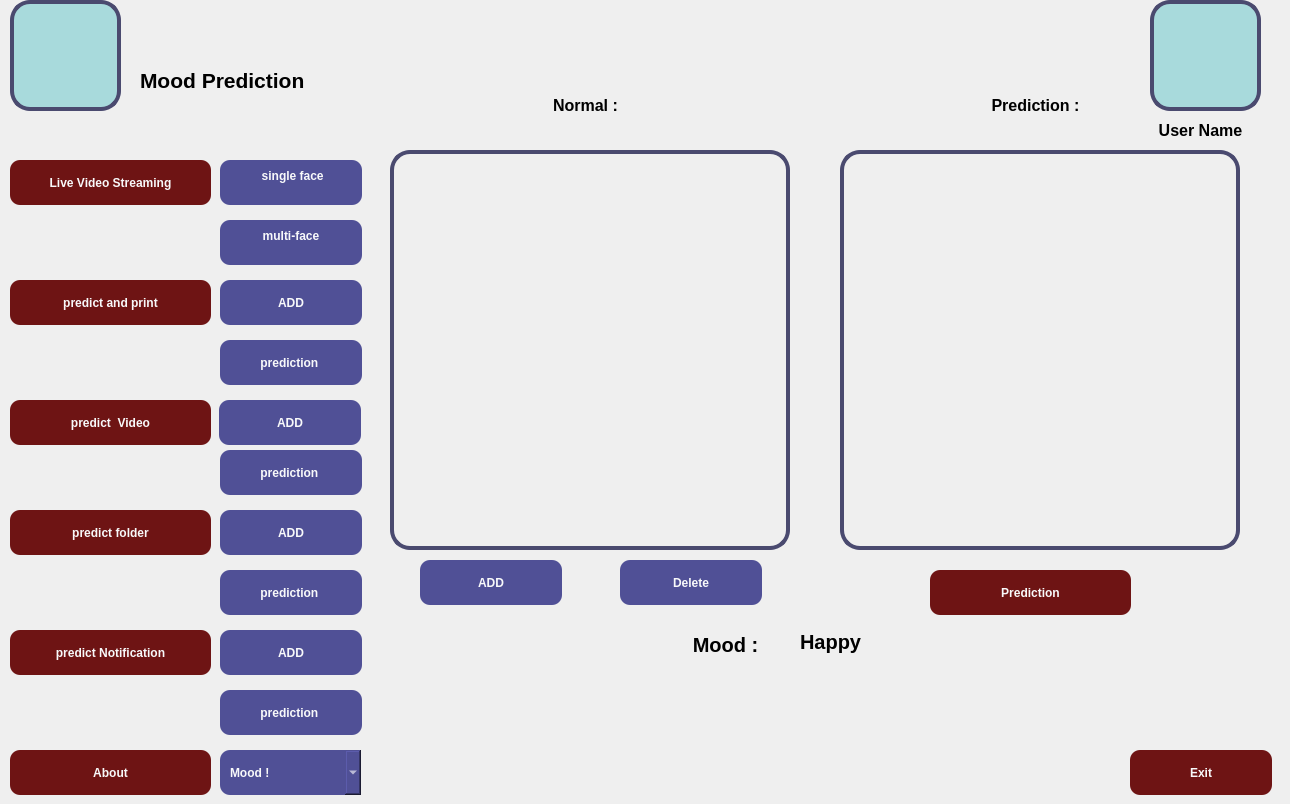
  <widget class="QWidget" name="centralwidget">
   <widget class="QPushButton" name="ExiteButton">
    <property name="geometry">
     <rect>
      <x>1130</x>
      <y>750</y>
      <width>142</width>
      <height>45</height>
     </rect>
    </property>
    <property name="styleSheet">
     <string notr="true">QPushButton {
 font: bold;
 font-size:12px;
 line-height:1.2;
  color: #f8f9fa;
 text-transform:uppercase;
  justify-content: center;
  align-items: center;
  padding: 0 20px;
  width: 100%;
  height: 50px;
  background-color: rgb(110, 20, 20);
  border-radius: 10px;
  box-shadow: 0 10px 30px 0px rgba(87, 184, 70, 0.5);
  transition: all 0.4s;
	
}

QPushButton:hover {
    background-color: rgb(74, 20, 20);
  box-shadow: 0 10px 30px 0px rgba(51, 51, 51, 0.5);
 
}

QPushButton:pressed {
    background-color: rgb(110, 20, 20);
}
</string>
    </property>
    <property name="text">
     <string>Exit</string>
    </property>
   </widget>
   <widget class="QLabel" name="label_2">
    <property name="geometry">
     <rect>
      <x>140</x>
      <y>50</y>
      <width>231</width>
      <height>61</height>
     </rect>
    </property>
    <property name="text">
     <string>&lt;html&gt;&lt;head/&gt;&lt;body&gt;&lt;p&gt;&lt;span style=&quot; font-size:16pt; font-weight:600;&quot;&gt;Mood Prediction &lt;/span&gt;&lt;/p&gt;&lt;/body&gt;&lt;/html&gt;</string>
    </property>
   </widget>
   <widget class="QLabel" name="label_Edit">
    <property name="geometry">
     <rect>
      <x>1120</x>
      <y>110</y>
      <width>161</width>
      <height>41</height>
     </rect>
    </property>
    <property name="font">
     <font>
      <pointsize>13</pointsize>
      <weight>75</weight>
      <bold>true</bold>
     </font>
    </property>
    <property name="layoutDirection">
     <enum>Qt::LeftToRight</enum>
    </property>
    <property name="text">
     <string>&lt;html&gt;&lt;head/&gt;&lt;body&gt;&lt;p align=&quot;center&quot;&gt;&lt;span style=&quot; font-size:12pt; font-weight:600;&quot;&gt;User Name&lt;/span&gt;&lt;/p&gt;&lt;/body&gt;&lt;/html&gt;</string>
    </property>
    <property name="alignment">
     <set>Qt::AlignCenter</set>
    </property>
   </widget>
   <widget class="QPushButton" name="pushButton_4">
    <property name="geometry">
     <rect>
      <x>420</x>
      <y>560</y>
      <width>142</width>
      <height>45</height>
     </rect>
    </property>
    <property name="styleSheet">
     <string notr="true">QPushButton {
 font: bold;
 font-size:12px;
 line-height:1.2;
  color: #f8f9fa;
 text-transform:uppercase;
  justify-content: center;
  align-items: center;
  padding: 0 20px;
  width: 100%;
  height: 50px;
  background-color: rgb(80, 80, 150);
  border-radius: 10px;
  box-shadow: 0 10px 30px 0px rgba(87, 184, 70, 0.5);
  transition: all 0.4s;
	
}

QPushButton:hover {
  background-color: rgb(74, 74, 125);
  box-shadow: 0 10px 30px 0px rgba(51, 51, 51, 0.5);
 
}

QPushButton:pressed {
   background-color: rgb(74, 74, 111);
}
</string>
    </property>
    <property name="text">
     <string>ADD</string>
    </property>
   </widget>
   <widget class="QPushButton" name="deletButton">
    <property name="geometry">
     <rect>
      <x>620</x>
      <y>560</y>
      <width>142</width>
      <height>45</height>
     </rect>
    </property>
    <property name="whatsThis">
     <string>&lt;html&gt;&lt;head/&gt;&lt;body&gt;&lt;p align=&quot;center&quot;&gt;&lt;span style=&quot; font-size:14pt; font-weight:600;&quot;&gt;+&lt;/span&gt;&lt;/p&gt;&lt;/body&gt;&lt;/html&gt;</string>
    </property>
    <property name="styleSheet">
     <string notr="true">QPushButton {
 font: bold;
 font-size:12px;
 line-height:1.2;
  color: #f8f9fa;
 text-transform:uppercase;
  justify-content: center;
  align-items: center;
  padding: 0 20px;
  width: 100%;
  height: 50px;
  background-color: rgb(80, 80, 150);
  border-radius: 10px;
  box-shadow: 0 10px 30px 0px rgba(87, 184, 70, 0.5);
  transition: all 0.4s;
	
}

QPushButton:hover {
  background-color: rgb(74, 74, 125);
  box-shadow: 0 10px 30px 0px rgba(51, 51, 51, 0.5);
 
}

QPushButton:pressed {
   background-color: rgb(74, 74, 111);
}</string>
    </property>
    <property name="text">
     <string>Delete</string>
    </property>
   </widget>
   <widget class="QLabel" name="labelimg">
    <property name="geometry">
     <rect>
      <x>390</x>
      <y>150</y>
      <width>400</width>
      <height>400</height>
     </rect>
    </property>
    <property name="cursor">
     <cursorShape>PointingHandCursor</cursorShape>
    </property>
    <property name="styleSheet">
     <string notr="true">image: url(img/Standar/Emoji_icon_without_Mouth.png);

border: 4px solid #4A4A6F;
border-radius: 20px;
 padding: 15px;</string>
    </property>
    <property name="text">
     <string/>
    </property>
    <property name="textFormat">
     <enum>Qt::PlainText</enum>
    </property>
    <property name="scaledContents">
     <bool>true</bool>
    </property>
    <property name="margin">
     <number>10</number>
    </property>
   </widget>
   <widget class="QLabel" name="labelimg2">
    <property name="geometry">
     <rect>
      <x>840</x>
      <y>150</y>
      <width>400</width>
      <height>400</height>
     </rect>
    </property>
    <property name="sizePolicy">
     <sizepolicy hsizetype="Preferred" vsizetype="Preferred">
      <horstretch>0</horstretch>
      <verstretch>0</verstretch>
     </sizepolicy>
    </property>
    <property name="cursor">
     <cursorShape>PointingHandCursor</cursorShape>
    </property>
    <property name="styleSheet">
     <string notr="true">image: url(img/Standar/Smiling_Emoji.png);


border: 4px solid #4A4A6F;
border-radius: 20px;
padding: 15px;</string>
    </property>
    <property name="text">
     <string/>
    </property>
    <property name="textFormat">
     <enum>Qt::PlainText</enum>
    </property>
    <property name="scaledContents">
     <bool>true</bool>
    </property>
    <property name="margin">
     <number>10</number>
    </property>
   </widget>
   <widget class="QLabel" name="label_11">
    <property name="geometry">
     <rect>
      <x>650</x>
      <y>620</y>
      <width>151</width>
      <height>51</height>
     </rect>
    </property>
    <property name="font">
     <font>
      <pointsize>15</pointsize>
      <weight>75</weight>
      <bold>true</bold>
     </font>
    </property>
    <property name="text">
     <string>&lt;html&gt;&lt;head/&gt;&lt;body&gt;&lt;p align=&quot;center&quot;&gt;Mood :&lt;/p&gt;&lt;/body&gt;&lt;/html&gt;</string>
    </property>
    <property name="alignment">
     <set>Qt::AlignCenter</set>
    </property>
   </widget>
   <widget class="QLabel" name="label_10">
    <property name="geometry">
     <rect>
      <x>970</x>
      <y>80</y>
      <width>131</width>
      <height>51</height>
     </rect>
    </property>
    <property name="text">
     <string>&lt;html&gt;&lt;head/&gt;&lt;body&gt;&lt;p align=&quot;center&quot;&gt;&lt;span style=&quot; font-size:12pt; font-weight:600;&quot;&gt;Prediction :&lt;/span&gt;&lt;/p&gt;&lt;/body&gt;&lt;/html&gt;</string>
    </property>
   </widget>
   <widget class="QLabel" name="label_12">
    <property name="geometry">
     <rect>
      <x>530</x>
      <y>80</y>
      <width>111</width>
      <height>51</height>
     </rect>
    </property>
    <property name="text">
     <string>&lt;html&gt;&lt;head/&gt;&lt;body&gt;&lt;p align=&quot;center&quot;&gt;&lt;span style=&quot; font-size:12pt; font-weight:600;&quot;&gt;Normal :&lt;/span&gt;&lt;/p&gt;&lt;/body&gt;&lt;/html&gt;</string>
    </property>
   </widget>
   <widget class="QPushButton" name="predictButton">
    <property name="geometry">
     <rect>
      <x>930</x>
      <y>570</y>
      <width>201</width>
      <height>45</height>
     </rect>
    </property>
    <property name="styleSheet">
     <string notr="true">QPushButton {
 font: bold;
 font-size:12px;
 line-height:1.2;
  color: #f8f9fa;
 text-transform:uppercase;
  justify-content: center;
  align-items: center;
  padding: 0 20px;
  width: 100%;
  height: 50px;
  background-color: rgb(110, 20, 20);
  border-radius: 10px;
  box-shadow: 0 10px 30px 0px rgba(87, 184, 70, 0.5);
  transition: all 0.4s;
	
}

QPushButton:hover {
    background-color: rgb(74, 20, 20);
  box-shadow: 0 10px 30px 0px rgba(51, 51, 51, 0.5);
 
}

QPushButton:pressed {
    background-color: rgb(110, 20, 20);
}
</string>
    </property>
    <property name="text">
     <string>Prediction</string>
    </property>
   </widget>
   <widget class="QPushButton" name="ViduoButton">
    <property name="geometry">
     <rect>
      <x>220</x>
      <y>220</y>
      <width>142</width>
      <height>45</height>
     </rect>
    </property>
    <property name="sizePolicy">
     <sizepolicy hsizetype="Minimum" vsizetype="Fixed">
      <horstretch>0</horstretch>
      <verstretch>0</verstretch>
     </sizepolicy>
    </property>
    <property name="minimumSize">
     <size>
      <width>142</width>
      <height>0</height>
     </size>
    </property>
    <property name="styleSheet">
     <string notr="true">QPushButton {
 font: bold;
 font-size:12px;
 line-height:1.2;
  color: #f8f9fa;
 text-transform:uppercase;
  justify-content: center;
  align-items: center;
  padding: 0 20px;
  width: 100%;
  height: 50px;
  background-color: rgb(80, 80, 150);
  border-radius: 10px;
  box-shadow: 0 10px 30px 0px rgba(87, 184, 70, 0.5);
  transition: all 0.4s;
	
}

QPushButton:hover {
  background-color: rgb(74, 74, 125);
  box-shadow: 0 10px 30px 0px rgba(51, 51, 51, 0.5);
 
}

QPushButton:pressed {
   background-color: rgb(74, 74, 111);
}</string>
    </property>
    <property name="text">
     <string>multi-face
</string>
    </property>
    <property name="shortcut">
     <string notr="true"/>
    </property>
    <property name="autoDefault">
     <bool>false</bool>
    </property>
   </widget>
   <widget class="QPushButton" name="pushButton_9">
    <property name="geometry">
     <rect>
      <x>10</x>
      <y>750</y>
      <width>201</width>
      <height>45</height>
     </rect>
    </property>
    <property name="whatsThis">
     <string>&lt;html&gt;&lt;head/&gt;&lt;body&gt;&lt;p align=&quot;center&quot;&gt;&lt;span style=&quot; font-size:14pt; font-weight:600;&quot;&gt;+&lt;/span&gt;&lt;/p&gt;&lt;/body&gt;&lt;/html&gt;</string>
    </property>
    <property name="styleSheet">
     <string notr="true">QPushButton {
 font: bold;
 font-size:12px;
 line-height:1.2;
  color: #f8f9fa;
 text-transform:uppercase;
  justify-content: center;
  align-items: center;
  padding: 0 20px;
  width: 100%;
  height: 50px;
  background-color: rgb(110, 20, 20);
  border-radius: 10px;
  box-shadow: 0 10px 30px 0px rgba(87, 184, 70, 0.5);
  transition: all 0.4s;
	
}

QPushButton:hover {
    background-color: rgb(74, 20, 20);
  box-shadow: 0 10px 30px 0px rgba(51, 51, 51, 0.5);
 
}

QPushButton:pressed {
    background-color: rgb(110, 20, 20);
}
</string>
    </property>
    <property name="text">
     <string>About</string>
    </property>
   </widget>
   <widget class="QLabel" name="label_13">
    <property name="geometry">
     <rect>
      <x>800</x>
      <y>630</y>
      <width>451</width>
      <height>111</height>
     </rect>
    </property>
    <property name="font">
     <font>
      <pointsize>15</pointsize>
      <weight>75</weight>
      <bold>true</bold>
     </font>
    </property>
    <property name="text">
     <string>&lt;html&gt;&lt;head/&gt;&lt;body&gt;&lt;p align=&quot;left&quot;&gt;Happy &lt;/p&gt;&lt;/body&gt;&lt;/html&gt;</string>
    </property>
    <property name="alignment">
     <set>Qt::AlignHCenter|Qt::AlignTop</set>
    </property>
    <property name="textInteractionFlags">
     <set>Qt::NoTextInteraction</set>
    </property>
   </widget>
   <widget class="QPushButton" name="ViduoButton_2">
    <property name="geometry">
     <rect>
      <x>220</x>
      <y>160</y>
      <width>142</width>
      <height>45</height>
     </rect>
    </property>
    <property name="minimumSize">
     <size>
      <width>142</width>
      <height>0</height>
     </size>
    </property>
    <property name="styleSheet">
     <string notr="true">QPushButton {
 font: bold;
 font-size:12px;
 line-height:1.2;
  color: #f8f9fa;
 text-transform:uppercase;
  justify-content: center;
  align-items: center;
  padding: 0 20px;
  width: 100%;
  height: 50px;
  background-color: rgb(80, 80, 150);
  border-radius: 10px;
  box-shadow: 0 10px 30px 0px rgba(87, 184, 70, 0.5);
  transition: all 0.4s;
	
}

QPushButton:hover {
  background-color: rgb(74, 74, 125);
  box-shadow: 0 10px 30px 0px rgba(51, 51, 51, 0.5);
 
}

QPushButton:pressed {
   background-color: rgb(74, 74, 111);
}</string>
    </property>
    <property name="text">
     <string> single face
</string>
    </property>
   </widget>
   <widget class="QPushButton" name="pushButton_10">
    <property name="geometry">
     <rect>
      <x>220</x>
      <y>690</y>
      <width>142</width>
      <height>45</height>
     </rect>
    </property>
    <property name="minimumSize">
     <size>
      <width>142</width>
      <height>0</height>
     </size>
    </property>
    <property name="whatsThis">
     <string>&lt;html&gt;&lt;head/&gt;&lt;body&gt;&lt;p align=&quot;center&quot;&gt;&lt;span style=&quot; font-size:14pt; font-weight:600;&quot;&gt;+&lt;/span&gt;&lt;/p&gt;&lt;/body&gt;&lt;/html&gt;</string>
    </property>
    <property name="styleSheet">
     <string notr="true">QPushButton {
 font: bold;
 
 font-size:12px;
 line-height:1.2;
  color: #f8f9fa;
 text-transform:uppercase;
  justify-content: center;
  align-items: center;
  padding: 0 20px;
  width: 100%;
  height: 50px;
  background-color: rgb(80, 80, 150);
  border-radius: 10px;
  box-shadow: 0 10px 30px 0px rgba(87, 184, 70, 0.5);
  transition: all 0.4s;
	
}

QPushButton:hover {
  background-color: rgb(74, 74, 125);
  box-shadow: 0 10px 30px 0px rgba(51, 51, 51, 0.5);
 
}

QPushButton:pressed {
   background-color: rgb(74, 74, 111);
}</string>
    </property>
    <property name="text">
     <string>prediction </string>
    </property>
   </widget>
   <widget class="QPushButton" name="pushButton_12">
    <property name="geometry">
     <rect>
      <x>220</x>
      <y>630</y>
      <width>142</width>
      <height>45</height>
     </rect>
    </property>
    <property name="minimumSize">
     <size>
      <width>142</width>
      <height>0</height>
     </size>
    </property>
    <property name="whatsThis">
     <string>&lt;html&gt;&lt;head/&gt;&lt;body&gt;&lt;p align=&quot;center&quot;&gt;&lt;span style=&quot; font-size:14pt; font-weight:600;&quot;&gt;+&lt;/span&gt;&lt;/p&gt;&lt;/body&gt;&lt;/html&gt;</string>
    </property>
    <property name="styleSheet">
     <string notr="true">QPushButton {
 font: bold;
 font-size:12px;
 line-height:1.2;
  color: #f8f9fa;
 text-transform:uppercase;
  justify-content: center;
  align-items: center;
  padding: 0 20px;
  width: 100%;
  height: 50px;
  background-color: rgb(80, 80, 150);
  border-radius: 10px;
  box-shadow: 0 10px 30px 0px rgba(87, 184, 70, 0.5);
  transition: all 0.4s;
	
}

QPushButton:hover {
  background-color: rgb(74, 74, 125);
  box-shadow: 0 10px 30px 0px rgba(51, 51, 51, 0.5);
 
}

QPushButton:pressed {
   background-color: rgb(74, 74, 111);
}</string>
    </property>
    <property name="text">
     <string>ADD</string>
    </property>
   </widget>
   <widget class="QComboBox" name="comboBox">
    <property name="geometry">
     <rect>
      <x>220</x>
      <y>750</y>
      <width>141</width>
      <height>45</height>
     </rect>
    </property>
    <property name="whatsThis">
     <string>&lt;html&gt;&lt;head/&gt;&lt;body&gt;&lt;p &gt;&lt;br/&gt;&lt;/p&gt;&lt;/body&gt;&lt;/html&gt;</string>
    </property>
    <property name="styleSheet">
     <string notr="true">font: bold;
 font-size:12px;
  color: #f8f9fa;
 text-transform:uppercase;
  justify-content: center;
  align-items: center;
  padding: 0 10px;
  width: 100%;
  height: 50px;
  background-color: rgb(80, 80, 150);
  border-radius: 10px;</string>
    </property>
    <item>
     <property name="text">
      <string>Mood !</string>
     </property>
    </item>
    <item>
     <property name="text">
      <string>Sad</string>
     </property>
    </item>
    <item>
     <property name="text">
      <string>Happy</string>
     </property>
    </item>
    <item>
     <property name="text">
      <string>Neutral</string>
     </property>
    </item>
    <item>
     <property name="text">
      <string>Disgusted</string>
     </property>
    </item>
    <item>
     <property name="text">
      <string>Angry</string>
     </property>
    </item>
    <item>
     <property name="text">
      <string>Fearful</string>
     </property>
    </item>
    <item>
     <property name="text">
      <string>Surprised</string>
     </property>
    </item>
   </widget>
   <widget class="QPushButton" name="pushButton_13">
    <property name="geometry">
     <rect>
      <x>220</x>
      <y>450</y>
      <width>142</width>
      <height>45</height>
     </rect>
    </property>
    <property name="minimumSize">
     <size>
      <width>142</width>
      <height>0</height>
     </size>
    </property>
    <property name="whatsThis">
     <string>&lt;html&gt;&lt;head/&gt;&lt;body&gt;&lt;p align=&quot;center&quot;&gt;&lt;span style=&quot; font-size:14pt; font-weight:600;&quot;&gt;+&lt;/span&gt;&lt;/p&gt;&lt;/body&gt;&lt;/html&gt;</string>
    </property>
    <property name="styleSheet">
     <string notr="true">QPushButton {
 font: bold;
 font-size:12px;
 line-height:1.2;
  color: #f8f9fa;
 text-transform:uppercase;
  justify-content: center;
  align-items: center;
  padding: 0 20px;
  width: 100%;
  height: 50px;
  background-color: rgb(80, 80, 150);
  border-radius: 10px;
  box-shadow: 0 10px 30px 0px rgba(87, 184, 70, 0.5);
  transition: all 0.4s;
	
}

QPushButton:hover {
  background-color: rgb(74, 74, 125);
  box-shadow: 0 10px 30px 0px rgba(51, 51, 51, 0.5);
 
}

QPushButton:pressed {
   background-color: rgb(74, 74, 111);
}</string>
    </property>
    <property name="text">
     <string>prediction </string>
    </property>
   </widget>
   <widget class="QPushButton" name="pushButton_14">
    <property name="geometry">
     <rect>
      <x>219</x>
      <y>400</y>
      <width>142</width>
      <height>45</height>
     </rect>
    </property>
    <property name="minimumSize">
     <size>
      <width>142</width>
      <height>0</height>
     </size>
    </property>
    <property name="whatsThis">
     <string>&lt;html&gt;&lt;head/&gt;&lt;body&gt;&lt;p align=&quot;center&quot;&gt;&lt;span style=&quot; font-size:14pt; font-weight:600;&quot;&gt;+&lt;/span&gt;&lt;/p&gt;&lt;/body&gt;&lt;/html&gt;</string>
    </property>
    <property name="styleSheet">
     <string notr="true">QPushButton {
 font: bold;
 font-size:12px;
 line-height:1.2;
  color: #f8f9fa;
 text-transform:uppercase;
  justify-content: center;
  align-items: center;
  padding: 0 20px;
  width: 100%;
  height: 50px;
  background-color: rgb(80, 80, 150);
  border-radius: 10px;
  box-shadow: 0 10px 30px 0px rgba(87, 184, 70, 0.5);
  transition: all 0.4s;
	
}

QPushButton:hover {
  background-color: rgb(74, 74, 125);
  box-shadow: 0 10px 30px 0px rgba(51, 51, 51, 0.5);
 
}

QPushButton:pressed {
   background-color: rgb(74, 74, 111);
}</string>
    </property>
    <property name="text">
     <string>ADD</string>
    </property>
   </widget>
   <widget class="QPushButton" name="pushButton_15">
    <property name="geometry">
     <rect>
      <x>220</x>
      <y>510</y>
      <width>142</width>
      <height>45</height>
     </rect>
    </property>
    <property name="minimumSize">
     <size>
      <width>142</width>
      <height>0</height>
     </size>
    </property>
    <property name="whatsThis">
     <string>&lt;html&gt;&lt;head/&gt;&lt;body&gt;&lt;p align=&quot;center&quot;&gt;&lt;span style=&quot; font-size:14pt; font-weight:600;&quot;&gt;+&lt;/span&gt;&lt;/p&gt;&lt;/body&gt;&lt;/html&gt;</string>
    </property>
    <property name="styleSheet">
     <string notr="true">QPushButton {
 font: bold;
 font-size:12px;
 line-height:1.2;
  color: #f8f9fa;
 text-transform:uppercase;
  justify-content: center;
  align-items: center;
  padding: 0 20px;
  width: 100%;
  height: 50px;
  background-color: rgb(80, 80, 150);
  border-radius: 10px;
  box-shadow: 0 10px 30px 0px rgba(87, 184, 70, 0.5);
  transition: all 0.4s;
	
}

QPushButton:hover {
  background-color: rgb(74, 74, 125);
  box-shadow: 0 10px 30px 0px rgba(51, 51, 51, 0.5);
 
}

QPushButton:pressed {
   background-color: rgb(74, 74, 111);
}</string>
    </property>
    <property name="text">
     <string>ADD</string>
    </property>
   </widget>
   <widget class="QPushButton" name="pushButton_16">
    <property name="geometry">
     <rect>
      <x>220</x>
      <y>570</y>
      <width>142</width>
      <height>45</height>
     </rect>
    </property>
    <property name="minimumSize">
     <size>
      <width>142</width>
      <height>0</height>
     </size>
    </property>
    <property name="whatsThis">
     <string>&lt;html&gt;&lt;head/&gt;&lt;body&gt;&lt;p align=&quot;center&quot;&gt;&lt;span style=&quot; font-size:14pt; font-weight:600;&quot;&gt;+&lt;/span&gt;&lt;/p&gt;&lt;/body&gt;&lt;/html&gt;</string>
    </property>
    <property name="styleSheet">
     <string notr="true">QPushButton {
 font: bold;
 font-size:12px;
 line-height:1.2;
  color: #f8f9fa;
 text-transform:uppercase;
  justify-content: center;
  align-items: center;
  padding: 0 20px;
  width: 100%;
  height: 50px;
  background-color: rgb(80, 80, 150);
  border-radius: 10px;
  box-shadow: 0 10px 30px 0px rgba(87, 184, 70, 0.5);
  transition: all 0.4s;
	
}

QPushButton:hover {
  background-color: rgb(74, 74, 125);
  box-shadow: 0 10px 30px 0px rgba(51, 51, 51, 0.5);
 
}

QPushButton:pressed {
   background-color: rgb(74, 74, 111);
}</string>
    </property>
    <property name="text">
     <string>prediction </string>
    </property>
   </widget>
   <widget class="QPushButton" name="pushButton">
    <property name="geometry">
     <rect>
      <x>10</x>
      <y>160</y>
      <width>201</width>
      <height>45</height>
     </rect>
    </property>
    <property name="autoFillBackground">
     <bool>false</bool>
    </property>
    <property name="styleSheet">
     <string notr="true">QPushButton {
 font: bold;
 font-size:12px;
 line-height:1.2;
  color: #f8f9fa;
 text-transform:uppercase;
  justify-content: center;
  align-items: center;
  padding: 0 20px;
  width: 100%;
  height: 50px;
  background-color: rgb(110, 20, 20);
  border-radius: 10px;
  box-shadow: 0 10px 30px 0px rgba(87, 184, 70, 0.5);
  transition: all 0.4s;
   background-image: url(img/Standar/ddd1.png);
    background-repeat: no-repeat;
    background-position: left; 
  
	
}

QPushButton:hover {
    background-color: rgb(74, 20, 20);
  box-shadow: 0 10px 30px 0px rgba(51, 51, 51, 0.5);
 
}

QPushButton:pressed {
    background-color: rgb(110, 20, 20);
}
</string>
    </property>
    <property name="text">
     <string>Live Video Streaming</string>
    </property>
    <property name="iconSize">
     <size>
      <width>2</width>
      <height>2</height>
     </size>
    </property>
    <property name="autoDefault">
     <bool>true</bool>
    </property>
    <property name="default">
     <bool>false</bool>
    </property>
   </widget>
   <widget class="QPushButton" name="pushButton_2">
    <property name="geometry">
     <rect>
      <x>10</x>
      <y>630</y>
      <width>201</width>
      <height>45</height>
     </rect>
    </property>
    <property name="styleSheet">
     <string notr="true">QPushButton {
 font: bold;
 font-size:12px;
 line-height:1.2;
  color: #f8f9fa;
 text-transform:uppercase;
  justify-content: center;
  align-items: center;
  padding: 0 20px;
  width: 100%;
  height: 50px;
  background-color: rgb(110, 20, 20);
  border-radius: 10px;
  box-shadow: 0 10px 30px 0px rgba(87, 184, 70, 0.5);
  transition: all 0.4s;
	
}

QPushButton:hover {
    background-color: rgb(74, 20, 20);
  box-shadow: 0 10px 30px 0px rgba(51, 51, 51, 0.5);
 
}

QPushButton:pressed {
    background-color: rgb(110, 20, 20);
}
</string>
    </property>
    <property name="text">
     <string>predict Notification</string>
    </property>
   </widget>
   <widget class="QPushButton" name="pushButton_3">
    <property name="geometry">
     <rect>
      <x>10</x>
      <y>400</y>
      <width>201</width>
      <height>45</height>
     </rect>
    </property>
    <property name="styleSheet">
     <string notr="true">QPushButton {
 font: bold;
 font-size:12px;
 line-height:1.2;
  color: #f8f9fa;
 text-transform:uppercase;
  justify-content: center;
  align-items: center;
  padding: 0 20px;
  width: 100%;
  height: 50px;
  background-color: rgb(110, 20, 20);
  border-radius: 10px;
  box-shadow: 0 10px 30px 0px rgba(87, 184, 70, 0.5);
  transition: all 0.4s;
	
}

QPushButton:hover {
    background-color: rgb(74, 20, 20);
  box-shadow: 0 10px 30px 0px rgba(51, 51, 51, 0.5);
 
}

QPushButton:pressed {
    background-color: rgb(110, 20, 20);
}
</string>
    </property>
    <property name="text">
     <string>predict  Video</string>
    </property>
   </widget>
   <widget class="QPushButton" name="pushButton_5">
    <property name="geometry">
     <rect>
      <x>10</x>
      <y>510</y>
      <width>201</width>
      <height>45</height>
     </rect>
    </property>
    <property name="styleSheet">
     <string notr="true">QPushButton {
 font: bold;
 font-size:12px;
 line-height:1.2;
  color: #f8f9fa;
 text-transform:uppercase;
  justify-content: center;
  align-items: center;
  padding: 0 20px;
  width: 100%;
  height: 50px;
  background-color: rgb(110, 20, 20);
  border-radius: 10px;
  box-shadow: 0 10px 30px 0px rgba(87, 184, 70, 0.5);
  transition: all 0.4s;
	
}

QPushButton:hover {
    background-color: rgb(74, 20, 20);
  box-shadow: 0 10px 30px 0px rgba(51, 51, 51, 0.5);
 
}

QPushButton:pressed {
    background-color: rgb(110, 20, 20);
}
</string>
    </property>
    <property name="text">
     <string>predict folder</string>
    </property>
   </widget>
   <widget class="QLabel" name="label_5">
    <property name="geometry">
     <rect>
      <x>330</x>
      <y>510</y>
      <width>21</width>
      <height>21</height>
     </rect>
    </property>
    <property name="styleSheet">
     <string notr="true">image: url(img/Standar/NO_image.png);
  background-color: rgb(80, 80, 150);
</string>
    </property>
    <property name="text">
     <string/>
    </property>
    <property name="scaledContents">
     <bool>true</bool>
    </property>
   </widget>
   <widget class="QLabel" name="label_6">
    <property name="geometry">
     <rect>
      <x>330</x>
      <y>400</y>
      <width>21</width>
      <height>20</height>
     </rect>
    </property>
    <property name="styleSheet">
     <string notr="true">image: url(img/Standar/NO_image.png);
  background-color: rgb(80, 80, 150);

</string>
    </property>
    <property name="text">
     <string/>
    </property>
    <property name="scaledContents">
     <bool>true</bool>
    </property>
   </widget>
   <widget class="QLabel" name="label_7">
    <property name="geometry">
     <rect>
      <x>330</x>
      <y>630</y>
      <width>21</width>
      <height>20</height>
     </rect>
    </property>
    <property name="styleSheet">
     <string notr="true">image: url(img/Standar/NO_image.png);
  background-color: rgb(80, 80, 150);
border-radius: 20px;
</string>
    </property>
    <property name="text">
     <string/>
    </property>
    <property name="scaledContents">
     <bool>true</bool>
    </property>
   </widget>
   <widget class="QPushButton" name="pushButton_11">
    <property name="geometry">
     <rect>
      <x>10</x>
      <y>280</y>
      <width>201</width>
      <height>45</height>
     </rect>
    </property>
    <property name="whatsThis">
     <string>&lt;html&gt;&lt;head/&gt;&lt;body&gt;&lt;p align=&quot;center&quot;&gt;&lt;span style=&quot; font-size:14pt; font-weight:600;&quot;&gt;+&lt;/span&gt;&lt;/p&gt;&lt;/body&gt;&lt;/html&gt;</string>
    </property>
    <property name="styleSheet">
     <string notr="true">QPushButton {
 font: bold;
 font-size:12px;
 line-height:1.2;
  color: #f8f9fa;
 text-transform:uppercase;
  justify-content: center;
  align-items: center;
  padding: 0 20px;
  width: 100%;
  height: 50px;
  background-color: rgb(110, 20, 20);
  border-radius: 10px;
  box-shadow: 0 10px 30px 0px rgba(87, 184, 70, 0.5);
  transition: all 0.4s;
	
}

QPushButton:hover {
    background-color: rgb(74, 20, 20);
  box-shadow: 0 10px 30px 0px rgba(51, 51, 51, 0.5);
 
}

QPushButton:pressed {
    background-color: rgb(110, 20, 20);
}
</string>
    </property>
    <property name="text">
     <string>predict and print</string>
    </property>
   </widget>
   <widget class="QPushButton" name="pushButton_17">
    <property name="geometry">
     <rect>
      <x>220</x>
      <y>280</y>
      <width>142</width>
      <height>45</height>
     </rect>
    </property>
    <property name="minimumSize">
     <size>
      <width>142</width>
      <height>0</height>
     </size>
    </property>
    <property name="whatsThis">
     <string>&lt;html&gt;&lt;head/&gt;&lt;body&gt;&lt;p align=&quot;center&quot;&gt;&lt;span style=&quot; font-size:14pt; font-weight:600;&quot;&gt;+&lt;/span&gt;&lt;/p&gt;&lt;/body&gt;&lt;/html&gt;</string>
    </property>
    <property name="styleSheet">
     <string notr="true">QPushButton {
 font: bold;
 font-size:12px;
 line-height:1.2;
  color: #f8f9fa;
 text-transform:uppercase;
  justify-content: center;
  align-items: center;
  padding: 0 20px;
  width: 100%;
  height: 50px;
  background-color: rgb(80, 80, 150);
  border-radius: 10px;
  box-shadow: 0 10px 30px 0px rgba(87, 184, 70, 0.5);
  transition: all 0.4s;
	
}

QPushButton:hover {
  background-color: rgb(74, 74, 125);
  box-shadow: 0 10px 30px 0px rgba(51, 51, 51, 0.5);
 
}

QPushButton:pressed {
   background-color: rgb(74, 74, 111);
}</string>
    </property>
    <property name="text">
     <string>ADD</string>
    </property>
   </widget>
   <widget class="QLabel" name="label_8">
    <property name="geometry">
     <rect>
      <x>330</x>
      <y>280</y>
      <width>21</width>
      <height>21</height>
     </rect>
    </property>
    <property name="styleSheet">
     <string notr="true">image: url(img/Standar/NO_image.png);
  background-color: rgb(80, 80, 150);
</string>
    </property>
    <property name="text">
     <string/>
    </property>
    <property name="scaledContents">
     <bool>true</bool>
    </property>
   </widget>
   <widget class="QPushButton" name="pushButton_18">
    <property name="geometry">
     <rect>
      <x>220</x>
      <y>340</y>
      <width>142</width>
      <height>45</height>
     </rect>
    </property>
    <property name="minimumSize">
     <size>
      <width>142</width>
      <height>0</height>
     </size>
    </property>
    <property name="whatsThis">
     <string>&lt;html&gt;&lt;head/&gt;&lt;body&gt;&lt;p align=&quot;center&quot;&gt;&lt;span style=&quot; font-size:14pt; font-weight:600;&quot;&gt;+&lt;/span&gt;&lt;/p&gt;&lt;/body&gt;&lt;/html&gt;</string>
    </property>
    <property name="styleSheet">
     <string notr="true">QPushButton {
 font: bold;
 font-size:12px;
 line-height:1.2;
  color: #f8f9fa;
 text-transform:uppercase;
  justify-content: center;
  align-items: center;
  padding: 0 20px;
  width: 100%;
  height: 50px;
  background-color: rgb(80, 80, 150);
  border-radius: 10px;
  box-shadow: 0 10px 30px 0px rgba(87, 184, 70, 0.5);
  transition: all 0.4s;
	
}

QPushButton:hover {
  background-color: rgb(74, 74, 125);
  box-shadow: 0 10px 30px 0px rgba(51, 51, 51, 0.5);
 
}

QPushButton:pressed {
   background-color: rgb(74, 74, 111);
}</string>
    </property>
    <property name="text">
     <string>prediction </string>
    </property>
   </widget>
   <widget class="QPushButton" name="pushButton_Edit">
    <property name="geometry">
     <rect>
      <x>1150</x>
      <y>0</y>
      <width>111</width>
      <height>111</height>
     </rect>
    </property>
    <property name="styleSheet">
     <string notr="true">QPushButton {

  box-shadow: 0 10px 30px 0px rgba(87, 184, 70, 0.5);
  transition: all 0.4s;
image: url(img/user-grean.png);
background-color: rgb(168, 218, 220);
border: 4px solid #4A4A6F;
border-radius: 20px;
 padding: 8px;

	
}

QPushButton:hover {
  background-color: rgb(74, 74, 125);
  box-shadow: 0 10px 30px 0px rgba(51, 51, 51, 0.5);
 
}

QPushButton:pressed {
   background-color: rgb(74, 74, 111);
}
</string>
    </property>
    <property name="text">
     <string/>
    </property>
    <property name="autoDefault">
     <bool>true</bool>
    </property>
    <property name="flat">
     <bool>true</bool>
    </property>
   </widget>
   <widget class="QPushButton" name="pushButton_Edit_2">
    <property name="geometry">
     <rect>
      <x>10</x>
      <y>0</y>
      <width>111</width>
      <height>111</height>
     </rect>
    </property>
    <property name="styleSheet">
     <string notr="true">
QPushButton {

  box-shadow: 0 10px 30px 0px rgba(87, 184, 70, 0.5);
  transition: all 0.4s;
image: url(img/logo_Mood.png);
background-color: rgb(168, 218, 220);
border: 4px solid #4A4A6F;
border-radius: 20px;
 padding: 8px;

	
}

QPushButton:hover {
  background-color: rgb(74, 74, 125);
  box-shadow: 0 10px 30px 0px rgba(51, 51, 51, 0.5);
 
}

QPushButton:pressed {
   background-color: rgb(74, 74, 111);
}
</string>
    </property>
    <property name="text">
     <string/>
    </property>
   </widget>
  </widget>
